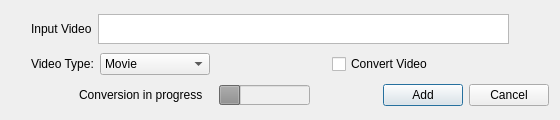
<?xml version="1.0" encoding="UTF-8"?>
<ui version="4.0">
 <class>AddVideoDialog</class>
 <widget class="QDialog" name="AddVideoDialog">
  <property name="geometry">
   <rect>
    <x>0</x>
    <y>0</y>
    <width>560</width>
    <height>120</height>
   </rect>
  </property>
  <property name="sizePolicy">
   <sizepolicy hsizetype="Minimum" vsizetype="Fixed">
    <horstretch>0</horstretch>
    <verstretch>0</verstretch>
   </sizepolicy>
  </property>
  <property name="minimumSize">
   <size>
    <width>0</width>
    <height>0</height>
   </size>
  </property>
  <property name="windowTitle">
   <string>Convert Options</string>
  </property>
  <layout class="QVBoxLayout" name="verticalLayout">
   <item>
    <layout class="QHBoxLayout" name="horizontalLayout_2">
     <item>
      <spacer name="horizontalSpacer_4">
       <property name="orientation">
        <enum>Qt::Horizontal</enum>
       </property>
       <property name="sizeType">
        <enum>QSizePolicy::Fixed</enum>
       </property>
       <property name="sizeHint" stdset="0">
        <size>
         <width>20</width>
         <height>20</height>
        </size>
       </property>
      </spacer>
     </item>
     <item>
      <widget class="QLabel" name="inputlabel">
       <property name="sizePolicy">
        <sizepolicy hsizetype="Preferred" vsizetype="Preferred">
         <horstretch>0</horstretch>
         <verstretch>0</verstretch>
        </sizepolicy>
       </property>
       <property name="text">
        <string>Input Video</string>
       </property>
       <property name="buddy">
        <cstring>inputfile</cstring>
       </property>
      </widget>
     </item>
     <item>
      <widget class="QTextEdit" name="inputfile">
       <property name="sizePolicy">
        <sizepolicy hsizetype="Expanding" vsizetype="Fixed">
         <horstretch>0</horstretch>
         <verstretch>0</verstretch>
        </sizepolicy>
       </property>
       <property name="minimumSize">
        <size>
         <width>0</width>
         <height>0</height>
        </size>
       </property>
       <property name="maximumSize">
        <size>
         <width>16777215</width>
         <height>30</height>
        </size>
       </property>
       <property name="baseSize">
        <size>
         <width>0</width>
         <height>0</height>
        </size>
       </property>
       <property name="verticalScrollBarPolicy">
        <enum>Qt::ScrollBarAlwaysOff</enum>
       </property>
       <property name="horizontalScrollBarPolicy">
        <enum>Qt::ScrollBarAlwaysOff</enum>
       </property>
       <property name="lineWrapMode">
        <enum>QTextEdit::NoWrap</enum>
       </property>
       <property name="readOnly">
        <bool>true</bool>
       </property>
       <property name="textInteractionFlags">
        <set>Qt::TextSelectableByKeyboard|Qt::TextSelectableByMouse</set>
       </property>
      </widget>
     </item>
     <item>
      <spacer name="horizontalSpacer_5">
       <property name="orientation">
        <enum>Qt::Horizontal</enum>
       </property>
       <property name="sizeType">
        <enum>QSizePolicy::Fixed</enum>
       </property>
       <property name="sizeHint" stdset="0">
        <size>
         <width>40</width>
         <height>20</height>
        </size>
       </property>
      </spacer>
     </item>
    </layout>
   </item>
   <item>
    <layout class="QHBoxLayout" name="horizontalLayout_3">
     <item>
      <spacer name="horizontalSpacer_3">
       <property name="orientation">
        <enum>Qt::Horizontal</enum>
       </property>
       <property name="sizeType">
        <enum>QSizePolicy::Fixed</enum>
       </property>
       <property name="sizeHint" stdset="0">
        <size>
         <width>20</width>
         <height>20</height>
        </size>
       </property>
      </spacer>
     </item>
     <item>
      <widget class="QLabel" name="typelabel">
       <property name="sizePolicy">
        <sizepolicy hsizetype="Fixed" vsizetype="Preferred">
         <horstretch>0</horstretch>
         <verstretch>0</verstretch>
        </sizepolicy>
       </property>
       <property name="text">
        <string>Video Type:</string>
       </property>
       <property name="buddy">
        <cstring>videotype</cstring>
       </property>
      </widget>
     </item>
     <item>
      <widget class="QComboBox" name="videotype">
       <property name="sizePolicy">
        <sizepolicy hsizetype="Preferred" vsizetype="Fixed">
         <horstretch>0</horstretch>
         <verstretch>0</verstretch>
        </sizepolicy>
       </property>
       <property name="sizeAdjustPolicy">
        <enum>QComboBox::AdjustToContents</enum>
       </property>
       <property name="minimumContentsLength">
        <number>10</number>
       </property>
       <item>
        <property name="text">
         <string>Movie</string>
        </property>
       </item>
       <item>
        <property name="text">
         <string>TV Show</string>
        </property>
       </item>
       <item>
        <property name="text">
         <string>Music Video</string>
        </property>
       </item>
      </widget>
     </item>
     <item>
      <spacer name="horizontalSpacer_2">
       <property name="orientation">
        <enum>Qt::Horizontal</enum>
       </property>
       <property name="sizeHint" stdset="0">
        <size>
         <width>40</width>
         <height>20</height>
        </size>
       </property>
      </spacer>
     </item>
     <item>
      <widget class="QCheckBox" name="convertCbox">
       <property name="toolTip">
        <string>Convert into .mp4 and add</string>
       </property>
       <property name="text">
        <string>Convert Video</string>
       </property>
       <property name="checked">
        <bool>false</bool>
       </property>
      </widget>
     </item>
     <item>
      <spacer name="horizontalSpacer_7">
       <property name="orientation">
        <enum>Qt::Horizontal</enum>
       </property>
       <property name="sizeHint" stdset="0">
        <size>
         <width>40</width>
         <height>20</height>
        </size>
       </property>
      </spacer>
     </item>
    </layout>
   </item>
   <item>
    <layout class="QHBoxLayout" name="horizontalLayout">
     <item>
      <spacer name="horizontalSpacer">
       <property name="orientation">
        <enum>Qt::Horizontal</enum>
       </property>
       <property name="sizeHint" stdset="0">
        <size>
         <width>40</width>
         <height>20</height>
        </size>
       </property>
      </spacer>
     </item>
     <item>
      <widget class="QLabel" name="conversion_label">
       <property name="enabled">
        <bool>true</bool>
       </property>
       <property name="text">
        <string>Conversion in progress   </string>
       </property>
      </widget>
     </item>
     <item>
      <widget class="QProgressBar" name="conversion_bar">
       <property name="enabled">
        <bool>false</bool>
       </property>
       <property name="maximumSize">
        <size>
         <width>16777215</width>
         <height>20</height>
        </size>
       </property>
       <property name="value">
        <number>24</number>
       </property>
       <property name="textVisible">
        <bool>false</bool>
       </property>
      </widget>
     </item>
     <item>
      <spacer name="horizontalSpacer_6">
       <property name="orientation">
        <enum>Qt::Horizontal</enum>
       </property>
       <property name="sizeHint" stdset="0">
        <size>
         <width>40</width>
         <height>20</height>
        </size>
       </property>
      </spacer>
     </item>
     <item>
      <widget class="QPushButton" name="convertbutton">
       <property name="text">
        <string>Add</string>
       </property>
      </widget>
     </item>
     <item>
      <widget class="QPushButton" name="cancelbutton">
       <property name="text">
        <string>Cancel</string>
       </property>
      </widget>
     </item>
    </layout>
   </item>
  </layout>
 </widget>
 <tabstops>
  <tabstop>inputfile</tabstop>
  <tabstop>videotype</tabstop>
 </tabstops>
 <resources/>
 <connections>
  <connection>
   <sender>cancelbutton</sender>
   <signal>clicked()</signal>
   <receiver>AddVideoDialog</receiver>
   <slot>close()</slot>
   <hints>
    <hint type="sourcelabel">
     <x>475</x>
     <y>98</y>
    </hint>
    <hint type="destinationlabel">
     <x>258</x>
     <y>59</y>
    </hint>
   </hints>
  </connection>
 </connections>
</ui>
